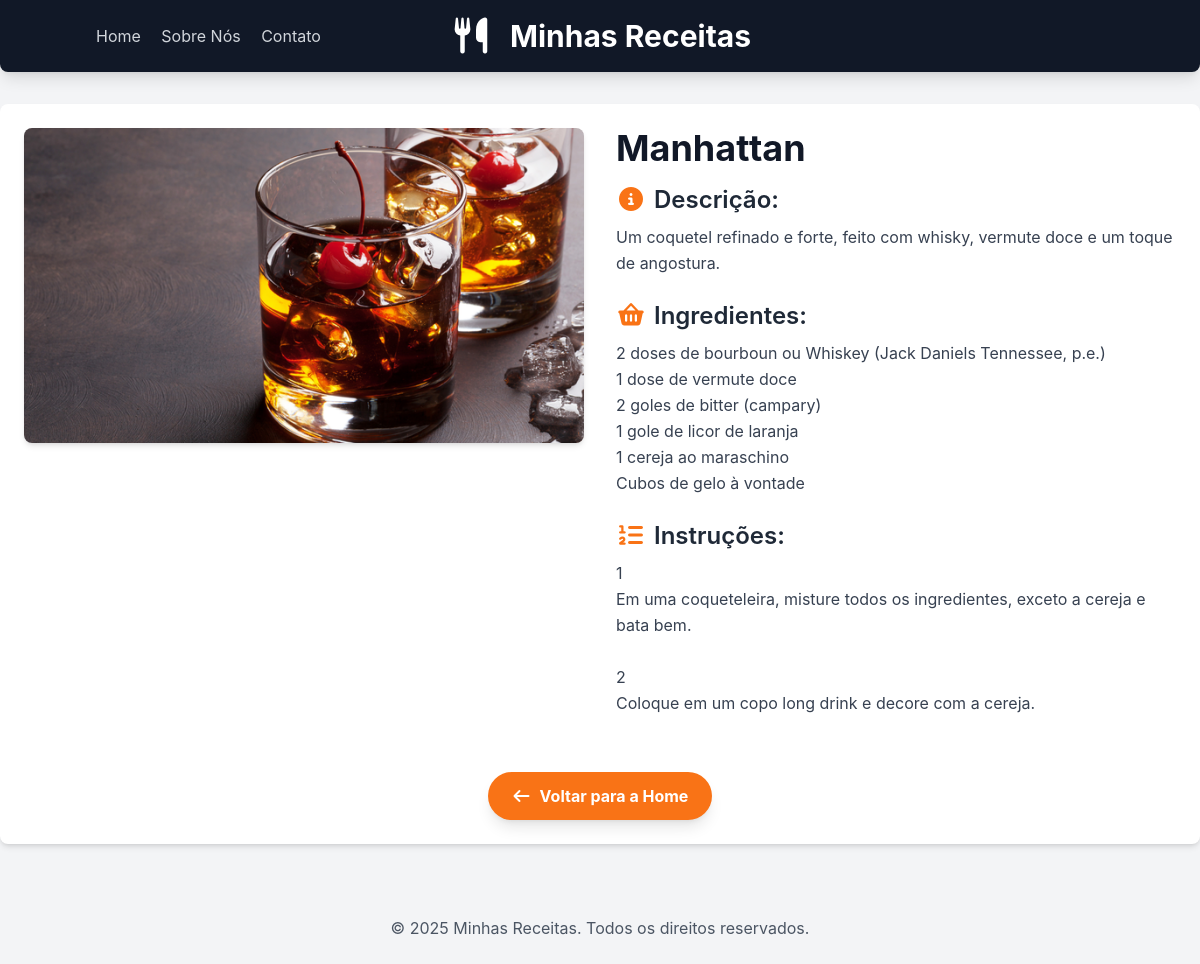
Page /8 on the committed database.
### receitas/models.py (models this page shows, shortened)
class Receita(models.Model):
    CATEGORIAS = [
        ('doces', 'Doces'),
        ('salgados', 'Salgados'),
        ('bebidas', 'Bebidas'),
        ('sobremesas', 'Sobremesas'),
    ]
    title = models.CharField(max_length=200)
    description = models.TextField()
    ingredients = models.TextField()
    instructions = models.TextField()
    categoria = models.CharField(max_length=20, choices=CATEGORIAS, default='salgados')
    image = models.ImageField(upload_to="receitas/img", blank=True, null=True)
    created_at = models.DateTimeField(auto_now_add=True)
    updated_at = models.DateTimeField(auto_now=True)
    class Meta:
        verbose_name = "Receita"
        verbose_name_plural = "Receitas"
        ordering = ["-created_at"]

### receitas/views.py (the view)
# urls.py: path('<int:id>', views.receita_detail, name='receita_detail'),
def receita_detail(request, id):
    receita = get_object_or_404(Receita, pk=id)
    return render(request, "receitas/receita_detail.html", {"receita": receita})

### receitas/templates/receitas/receita_detail.html (shortened to what this page needs)
{% extends 'base.html' %}
{% load static %}
{% block content %}
<div class="flex flex-col md:flex-row gap-8">
    {% if receita.image %}
    <div class="md:w-1/2">
        <img src="{{ receita.image.url }}"
             alt="{{ receita.title }}"
             class="w-full h-auto rounded-lg shadow-md">
    </div>
    {% endif %}
    <div class="md:w-1/2">
        <h2 class="text-4xl font-bold text-gray-900 mb-4">{{ receita.title }}</h2>
        <h3 class="text-2xl font-semibold text-gray-800 mb-2">
            <i class="fas fa-info-circle text-orange-500 mr-2"></i>Descrição:
        </h3>
        <p class="text-gray-700 mb-6 leading-relaxed">{{ receita.description }}</p>
        <h3 class="text-2xl font-semibold text-gray-800 mb-2">
            <i class="fas fa-shopping-basket text-orange-500 mr-2"></i>Ingredientes:
        </h3>
        <p class="text-gray-700 mb-6 leading-relaxed whitespace-pre-wrap">{{ receita.ingredients }}</p>
        <h3 class="text-2xl font-semibold text-gray-800 mb-2">
            <i class="fas fa-list-ol text-orange-500 mr-2"></i>Instruções:
        </h3>
        <p class="text-gray-700 mb-6 leading-relaxed whitespace-pre-wrap">{{ receita.instructions }}</p>
    </div>
</div>
<div class="mt-8 text-center">
    <a href="{% url 'home' %}"
        class="inline-block bg-orange-500 hover:bg-orange-600 text-white font-bold py-3 px-6 rounded-full transition duration-300 ease-in-out shadow-lg">
        <i class="fas fa-arrow-left mr-2"></i>Voltar para a Home
    </a>
</div>
{% endblock %}

### receitas/templates/base.html (style rules this page uses)
body { font-family: 'Inter', sans-serif; }

### rows in the picture
Receita: image (picture), title "Manhattan", description "Um coquetel refinado e forte, feito com whisky, vermute doce e um toque de angostura.", ingredients "2 doses de bourboun ou Whiskey (Jack Daniels Tennessee, p.e.) 1 dose de vermute doce 2 goles de bitter (campary) 1 gole de licor de laranja 1 cereja ao maraschino Cubos de gelo à vontade", instructions "1 Em uma coqueteleira, misture todos os ingredientes, exceto a cereja e bata bem. 2 Coloque em um copo long drink e decore com a cereja."
